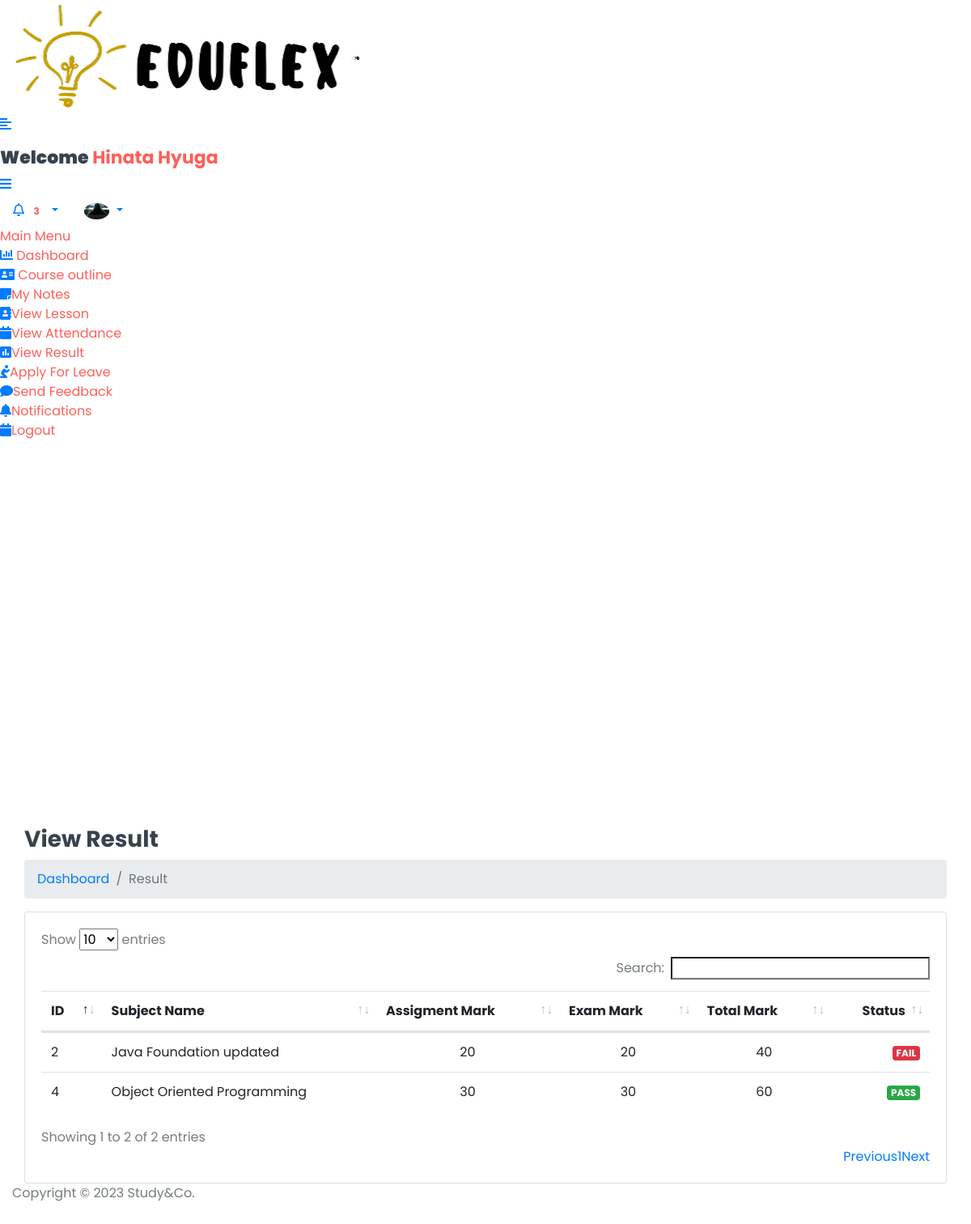
Before: /Student/View_Result/ (signed in) with the older database file.
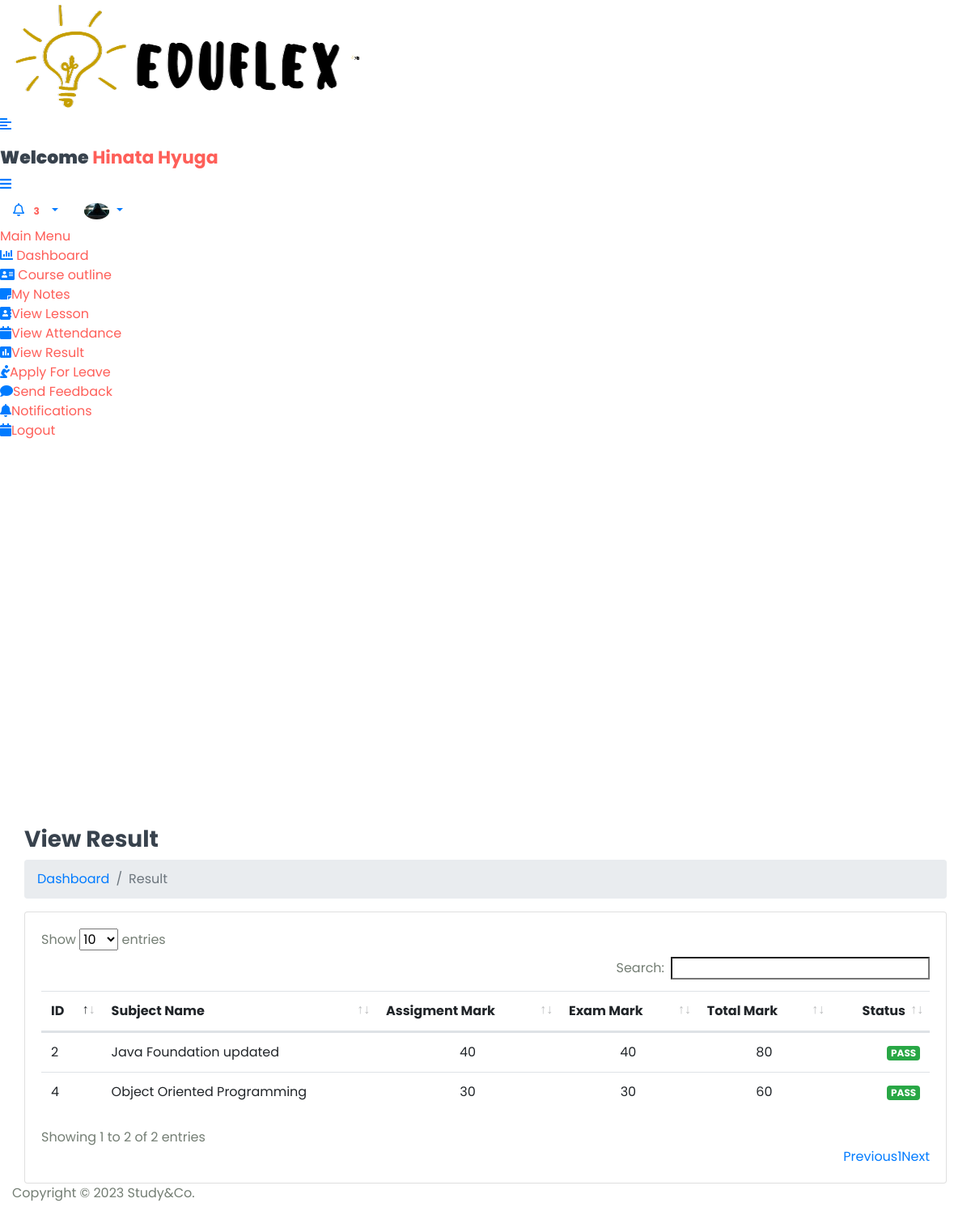
After: the same page with the newer database file.
### StudyApp/models.py (models this page shows, shortened)
class StudentResult(models.Model):
    student_id = models.ForeignKey(Student,on_delete=models.CASCADE)
    subject_id = models.ForeignKey(Subject,on_delete=models.CASCADE)
    assignment_mark = models.IntegerField()
    exam_mark = models.IntegerField()
    created_at = models.DateField(auto_now_add=True)
    updated_at = models.DateField(auto_now_add=True)

class Subject(models.Model):
    name = models.CharField(max_length=100)
    course = models.ForeignKey(Course,on_delete=models.CASCADE)
    staff = models.ForeignKey(Staff,on_delete=models.CASCADE)
    created_at = models.DateTimeField(auto_now_add=True,null = True)
    updated_at = models.DateTimeField(auto_now=True)

### StudyGo/Student_Views.py (the view)
# urls.py: path('Student/View_Result/',Student_Views.VIEW_RESULT,name='view_result'),
@login_required(login_url='login/')
def VIEW_RESULT(request):
    mark = None
    student = Student.objects.get(admin = request.user.id)
    result = StudentResult.objects.filter(student_id = student)
    for i in result:
        assignment_mark = i.assignment_mark
        exam_mark = i.exam_mark
        mark = assignment_mark + exam_mark
    context = {
        'result':result,
        'mark':mark
    }
    return render(request,'Student/view_result.html',context)

### templates/Student/view_result.html (shortened to what this page needs)
{% extends 'base.html' %} {% block content %}
<div class="content container-fluid">
  <div class="page-header">
    <div class="row align-items-center">
      <div class="col">
        <h3 class="page-title">View Result</h3>
        <ul class="breadcrumb">
          <li class="breadcrumb-item"><a href="index.html">Dashboard</a></li>
          <li class="breadcrumb-item active">Result</li>
        </ul>
      </div>
    </div>
  </div>
  <div class="row">
    <div class="col-sm-12">
      <div class="card card-table">
        <div class="card-body">
          <div class="table-responsive">
            <table id="table_id" class="table table-hover table-center mb-0">
              <thead>
                <tr>
                  <th>ID</th>
                  <th>Subject Name</th>
                  <th>Assigment Mark</th>
                  <th>Exam Mark</th>
                  <th>Total Mark</th>
                  <th class="text-right">Status</th>
                </tr>
              </thead>
              <tbody>
                {% for i in result %}
                <tr>
                  <td>{{i.id}}</td>
                  <td>{{i.subject_id.name}}</td>
                  <td class="text-center">{{i.assignment_mark}}</td>
                  <td class="text-center">{{i.exam_mark}}</td>
                  <td class="text-center">
                    {{ i.assignment_mark|add:i.exam_mark }}
                  </td>
                  <td class="text-right">
                    {% if i.assignment_mark|add:i.exam_mark >= 50 %}
                    <span class="badge badge-success">PASS</span>
                    {% else %}
                    <span class="badge badge-danger">FAIL</span>
                    {% endif %}
                  </td>
                </tr>
                {% endfor %}
              </tbody>
            </table>
          </div>
        </div>
      </div>
    </div>
  </div>
</div>
{% endblock content %}

Changed rows visible on the page:
changed StudentResult "Java Foundation updated": assignment_mark "20" → "40"; exam_mark "20" → "40"; assignment_mark|add "40" → "80"; assignment_mark "FAIL" → "PASS"
